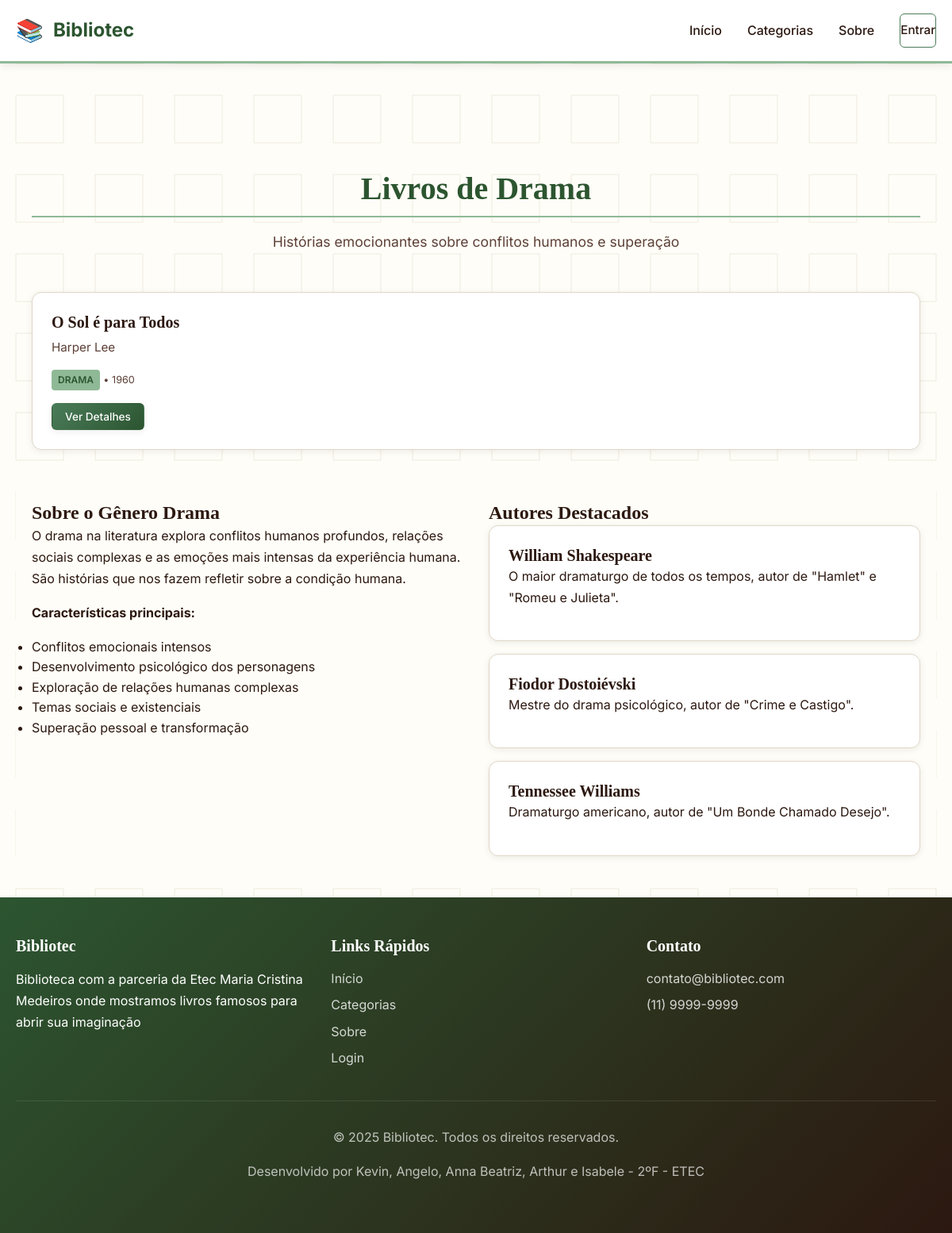
Screenshot of /bibliotec/drama.php with the database file from the repository.
### tables this page shows
CREATE TABLE `livros` (
  `id_livro` int(11) NOT NULL,
  `titulo` varchar(200) DEFAULT NULL,
  `autor` varchar(100) DEFAULT NULL,
  `genero` varchar(50) DEFAULT NULL,
  `ano_publicado` int(11) DEFAULT NULL,
  `editora` varchar(100) DEFAULT NULL,
  `numero_paginas` int(11) DEFAULT NULL,
  `imagem_url` varchar(255) DEFAULT NULL
);

### bibliotec/drama.php (the view, shortened to what this page needs)
<?php
include 'includes/conexao.php';
$genero = 'drama';
$livros_categoria = $pdo->prepare("
    SELECT * FROM LIVROS
    WHERE genero LIKE ?
    ORDER BY titulo
");
$livros_categoria->execute(["%$genero%"]);
$livros = $livros_categoria->fetchAll();
?>
<!DOCTYPE html>
<html lang="pt-BR">
<head>
    <link rel="stylesheet" href="assets/css/estilo.css">
</head>
<body>
    <?php include 'includes/header.php'; ?>
    <main>
        <section class="section">
            <div class="container">
                <div class="section-header">
                    <h2 class="section-title">Livros de Drama</h2>
                    <p class="section-subtitle">Histórias emocionantes sobre conflitos humanos e superação</p>
                </div>
                <?php if(empty($livros)): ?>
                    <div class="text-center" style="padding: 3rem;">
                        <i class="fas fa-theater-masks" style="font-size: 3rem; color: var(--text-muted); margin-bottom: 1rem;"></i>
                        <p style="color: var(--text-secondary);">Nenhum livro de drama cadastrado ainda.</p>
                        <?php if(isset($_SESSION['usuario_tipo']) && $_SESSION['usuario_tipo'] == 'admin'): ?>
                            <a href="admin/livros.php" class="btn btn-primary mt-2">Cadastrar Livros de Drama</a>
                        <?php endif; ?>
                    </div>
<?php else: ?>
    <div class="grid grid-3">
        <?php foreach($livros as $livro): ?>
            <div class="card">
                <div class="card-body">
                    <h3 class="card-title"><?= htmlspecialchars($livro['titulo']) ?></h3>
                    <p class="card-text"><?= htmlspecialchars($livro['autor']) ?></p>
                    <p class="card-text">
                        <span class="badge badge-primary"><?= htmlspecialchars($livro['genero']) ?></span>
                        <small>• <?= $livro['ano_publicado'] ?></small>
                    </p>
                    <div class="card-actions">
                        <button class="btn btn-primary btn-small" onclick="openBookModal(<?= $livro['id_livro'] ?>)">
                            Ver Detalhes
                        </button>
                    </div>
                </div>
            </div>
        <?php endforeach; ?>
    </div>
<?php endif; ?>
            </div>
        </section>
        <section class="section" style="background: var(--background);">
            <div class="container">
                <div class="grid grid-2">
                    <div>
                        <h3>Sobre o Gênero Drama</h3>
                        <p>O drama na literatura explora conflitos humanos profundos, relações sociais complexas e as emoções mais intensas da experiência humana. São histórias que nos fazem refletir sobre a condição humana.</p>
                        <p><strong>Características principais:</strong></p>
                        <ul>
                            <li>Conflitos emocionais intensos</li>
                            <li>Desenvolvimento psicológico dos personagens</li>
                            <li>Exploração de relações humanas complexas</li>
                            <li>Temas sociais e existenciais</li>
                            <li>Superação pessoal e transformação</li>
                        </ul>
                    </div>
                    <div>
                        <h3>Autores Destacados</h3>
                        <div class="card">
                            <div class="card-body">
                                <h4>William Shakespeare</h4>
                                <p>O maior dramaturgo de todos os tempos, autor de "Hamlet" e "Romeu e Julieta".</p>
                            </div>
                        </div>
                        <div class="card mt-2">
                            <div class="card-body">
                                <h4>Fiodor Dostoiévski</h4>
                                <p>Mestre do drama psicológico, autor de "Crime e Castigo".</p>
                            </div>
                        </div>
                        <div class="card mt-2">
                            <div class="card-body">
                                <h4>Tennessee Williams</h4>
                                <p>Dramaturgo americano, autor de "Um Bonde Chamado Desejo".</p>
                            </div>
                        </div>
                    </div>
                </div>
            </div>
        </section>
    </main>
    <?php include 'includes/footer.php'; ?>
</body>
</html>

### bibliotec/assets/css/estilo.css (style rules this page uses)
:root { --primary-dark: #2C5530; --primary-main: #4A7C59; --primary-light: #8FB996; --secondary-dark: #8B4513; --secondary-main: #D2691E; --secondary-light: #F4A460; --background: #FEFDF7; --surface: #FFFFFF; --paper: #FFF8E1; --text-primary: #2C1810; --text-secondary: #5D4037; --text-muted: #8D6E63; --border: #E0D6C8; --shadow: rgba(44, 24, 16, 0.08); --shadow-hover: rgba(44, 24, 16, 0.15); --success: #388E3C; --warning: #F57C00; --error: #D32F2F; --info: #1976D2; --destaque-ouro: #D4AF37; --destaque-marrom: #8B4513; --destaque-verde: #2E7D32; }
* { margin: 0; padding: 0; box-sizing: border-box; }
body { font-family: 'Inter', 'Georgia', serif; line-height: 1.6; background-color: var(--background); color: var(--text-primary); font-weight: 400; }
main { flex: 1; padding-top: 80px; }
.container { max-width: 1200px; margin: 0 auto; padding: 0 20px; }
h1, h2, h3, h4, h5, h6 { font-weight: 600; line-height: 1.3; color: var(--text-primary); font-family: 'Georgia', serif; }
h2 { font-size: 2rem; border-bottom: 2px solid var(--primary-light); padding-bottom: 0.5rem; margin-bottom: 1.5rem; }
h3 { font-size: 1.5rem; }
h4 { font-size: 1.25rem; }
p { margin-bottom: 1rem; line-height: 1.7; }
.btn { display: inline-flex; align-items: center; justify-content: center; padding: 12px 24px; border-radius: 6px; font-weight: 500; font-size: 0.95rem; cursor: pointer; transition: all 0.3s ease; border: none; font-family: 'Inter', sans-serif; gap: 8px; text-decoration: none; border: 1px solid transparent; }
.btn-primary { background: linear-gradient(135deg, var(--primary-main) 0%, var(--primary-dark) 100%); color: white; box-shadow: 0 2px 8px var(--shadow); }
.btn-small { padding: 8px 16px; font-size: 0.85rem; }
.card { background-color: var(--surface); border-radius: 12px; box-shadow: 0 2px 8px var(--shadow); overflow: hidden; transition: all 0.3s ease; border: 1px solid var(--border); }
.card-body { padding: 1.5rem; }
.card-title { font-size: 1.25rem; margin-bottom: 0.5rem; color: var(--text-primary); }
.card-text { color: var(--text-secondary); font-size: 0.95rem; margin-bottom: 1rem; line-height: 1.5; }
.card-actions { display: flex; gap: 0.5rem; flex-wrap: wrap; }
.grid { display: grid; gap: 2rem; }
.grid-2 { grid-template-columns: repeat(auto-fit, minmax(300px, 1fr)); }
.grid-3 { grid-template-columns: repeat(auto-fit, minmax(250px, 1fr)); }
.section { padding: 4rem 0; }
.section-header { text-align: center; margin-bottom: 3rem; }
.section-title { font-size: 2.5rem; margin-bottom: 1rem; color: var(--primary-dark); }
.section-subtitle { color: var(--text-secondary); font-size: 1.1rem; max-width: 600px; margin: 0 auto; }
.badge { display: inline-block; padding: 4px 8px; border-radius: 4px; font-size: 0.75rem; font-weight: 600; text-transform: uppercase; }
.badge-primary { background-color: var(--primary-light); color: var(--primary-dark); }
.mt-2 { margin-top: 1rem; }
.container { max-width: 1200px; margin: 0 auto; padding: 0 20px; width: 100%; }
.section { padding: 2rem 0; min-height: auto; overflow: visible; }
body { margin: 0; padding: 0; min-height: 100vh; display: flex; flex-direction: column; }

### rows the page displays
livros: titulo "O Sol é para Todos", autor "Harper Lee", genero "DRAMA", ano_publicado "1960"
